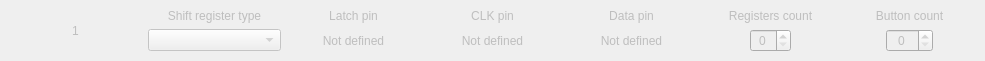
<?xml version="1.0" encoding="UTF-8"?>
<ui version="4.0">
 <class>ShiftRegisters</class>
 <widget class="QWidget" name="ShiftRegisters">
  <property name="geometry">
   <rect>
    <x>0</x>
    <y>0</y>
    <width>985</width>
    <height>32</height>
   </rect>
  </property>
  <property name="minimumSize">
   <size>
    <width>0</width>
    <height>0</height>
   </size>
  </property>
  <property name="windowTitle">
   <string notr="true">Form</string>
  </property>
  <layout class="QVBoxLayout" name="verticalLayout">
   <property name="leftMargin">
    <number>0</number>
   </property>
   <property name="topMargin">
    <number>0</number>
   </property>
   <property name="rightMargin">
    <number>0</number>
   </property>
   <property name="bottomMargin">
    <number>0</number>
   </property>
   <item>
    <widget class="QWidget" name="groupBox">
     <property name="enabled">
      <bool>false</bool>
     </property>
     <layout class="QGridLayout" name="gridLayout" rowstretch="0,0" columnstretch="1,1,1,1,1,1,1" columnminimumwidth="0,0,0,0,0,0,0">
      <item row="1" column="2">
       <widget class="QLabel" name="label_LatchPin">
        <property name="enabled">
         <bool>false</bool>
        </property>
        <property name="text">
         <string>Not defined</string>
        </property>
        <property name="alignment">
         <set>Qt::AlignCenter</set>
        </property>
       </widget>
      </item>
      <item row="0" column="1">
       <widget class="QLabel" name="text_shiftRegisterType">
        <property name="enabled">
         <bool>false</bool>
        </property>
        <property name="text">
         <string>Shift register type</string>
        </property>
        <property name="alignment">
         <set>Qt::AlignCenter</set>
        </property>
       </widget>
      </item>
      <!-- Registers count is editable. Changing it auto-fills the
           Button count to chips * 8 (and vice versa). See
           shiftregisters.cpp for the sync logic. -->
      <item row="1" column="5">
       <layout class="QGridLayout" name="gridLayout_RegisterCount" columnstretch="1,0,1">
        <item row="1" column="0">
         <spacer name="horizontalSpacer_RC1">
          <property name="orientation"><enum>Qt::Horizontal</enum></property>
          <property name="sizeType"><enum>QSizePolicy::Preferred</enum></property>
          <property name="sizeHint" stdset="0"><size><width>20</width><height>20</height></size></property>
         </spacer>
        </item>
        <item row="1" column="2">
         <spacer name="horizontalSpacer_RC2">
          <property name="orientation"><enum>Qt::Horizontal</enum></property>
          <property name="sizeType"><enum>QSizePolicy::Preferred</enum></property>
          <property name="sizeHint" stdset="0"><size><width>20</width><height>20</height></size></property>
         </spacer>
        </item>
        <item row="1" column="1">
         <widget class="QSpinBox" name="spinBox_RegistersCount">
          <property name="enabled"><bool>false</bool></property>
          <property name="sizePolicy">
           <sizepolicy hsizetype="Minimum" vsizetype="Fixed">
            <horstretch>0</horstretch>
            <verstretch>0</verstretch>
           </sizepolicy>
          </property>
          <property name="alignment"><set>Qt::AlignCenter</set></property>
          <property name="correctionMode"><enum>QAbstractSpinBox::CorrectToNearestValue</enum></property>
          <property name="minimum"><number>0</number></property>
          <property name="maximum"><number>16</number></property>
         </widget>
        </item>
       </layout>
      </item>
      <item row="1" column="6">
       <layout class="QGridLayout" name="gridLayout_3" columnstretch="1,0,1">
        <item row="1" column="2">
         <spacer name="horizontalSpacer_2">
          <property name="orientation">
           <enum>Qt::Horizontal</enum>
          </property>
          <property name="sizeType">
           <enum>QSizePolicy::Preferred</enum>
          </property>
          <property name="sizeHint" stdset="0">
           <size>
            <width>20</width>
            <height>20</height>
           </size>
          </property>
         </spacer>
        </item>
        <item row="1" column="0">
         <spacer name="horizontalSpacer">
          <property name="orientation">
           <enum>Qt::Horizontal</enum>
          </property>
          <property name="sizeType">
           <enum>QSizePolicy::Preferred</enum>
          </property>
          <property name="sizeHint" stdset="0">
           <size>
            <width>20</width>
            <height>20</height>
           </size>
          </property>
         </spacer>
        </item>
        <item row="1" column="1">
         <widget class="QSpinBox" name="spinBox_ButtonCount">
          <property name="enabled">
           <bool>false</bool>
          </property>
          <property name="sizePolicy">
           <sizepolicy hsizetype="Minimum" vsizetype="Fixed">
            <horstretch>0</horstretch>
            <verstretch>0</verstretch>
           </sizepolicy>
          </property>
          <property name="alignment">
           <set>Qt::AlignCenter</set>
          </property>
          <property name="correctionMode">
           <enum>QAbstractSpinBox::CorrectToNearestValue</enum>
          </property>
          <property name="maximum">
           <number>128</number>
          </property>
         </widget>
        </item>
       </layout>
      </item>
      <item row="1" column="1">
       <layout class="QGridLayout" name="gridLayout_2">
        <item row="1" column="0">
         <widget class="CenteredCBox" name="comboBox_ShiftRegType">
          <property name="enabled">
           <bool>false</bool>
          </property>
          <property name="sizePolicy">
           <sizepolicy hsizetype="Preferred" vsizetype="Fixed">
            <horstretch>0</horstretch>
            <verstretch>0</verstretch>
           </sizepolicy>
          </property>
         </widget>
        </item>
       </layout>
      </item>
      <item row="0" column="0" rowspan="2">
       <widget class="QLabel" name="label_ShiftIndex">
        <property name="enabled">
         <bool>false</bool>
        </property>
        <property name="text">
         <string notr="true">1</string>
        </property>
        <property name="alignment">
         <set>Qt::AlignCenter</set>
        </property>
       </widget>
      </item>
      <item row="0" column="5">
       <widget class="QLabel" name="text_registersCount">
        <property name="enabled">
         <bool>false</bool>
        </property>
        <property name="text">
         <string>Registers count</string>
        </property>
        <property name="alignment">
         <set>Qt::AlignCenter</set>
        </property>
       </widget>
      </item>
      <item row="0" column="2">
       <widget class="QLabel" name="text_latchPin">
        <property name="enabled">
         <bool>false</bool>
        </property>
        <property name="text">
         <string>Latch pin</string>
        </property>
        <property name="alignment">
         <set>Qt::AlignCenter</set>
        </property>
       </widget>
      </item>
      <item row="0" column="6">
       <widget class="QLabel" name="text_buttonCount">
        <property name="enabled">
         <bool>false</bool>
        </property>
        <property name="text">
         <string>Button count</string>
        </property>
        <property name="alignment">
         <set>Qt::AlignCenter</set>
        </property>
       </widget>
      </item>
      <item row="0" column="4">
       <widget class="QLabel" name="text_dataPin">
        <property name="enabled">
         <bool>false</bool>
        </property>
        <property name="text">
         <string>Data pin</string>
        </property>
        <property name="alignment">
         <set>Qt::AlignCenter</set>
        </property>
       </widget>
      </item>
      <item row="1" column="4">
       <widget class="QLabel" name="label_DataPin">
        <property name="enabled">
         <bool>false</bool>
        </property>
        <property name="text">
         <string>Not defined</string>
        </property>
        <property name="alignment">
         <set>Qt::AlignCenter</set>
        </property>
       </widget>
      </item>
      <item row="0" column="3">
       <widget class="QLabel" name="text_clkPin">
        <property name="text">
         <string>CLK pin</string>
        </property>
        <property name="alignment">
         <set>Qt::AlignCenter</set>
        </property>
       </widget>
      </item>
      <item row="1" column="3">
       <widget class="QLabel" name="label_ClkPin">
        <property name="text">
         <string>Not defined</string>
        </property>
        <property name="alignment">
         <set>Qt::AlignCenter</set>
        </property>
       </widget>
      </item>
     </layout>
    </widget>
   </item>
  </layout>
 </widget>
 <customwidgets>
  <customwidget>
   <class>CenteredCBox</class>
   <extends>QComboBox</extends>
   <header>centered_cbox.h</header>
  </customwidget>
 </customwidgets>
 <resources/>
 <connections/>
</ui>
